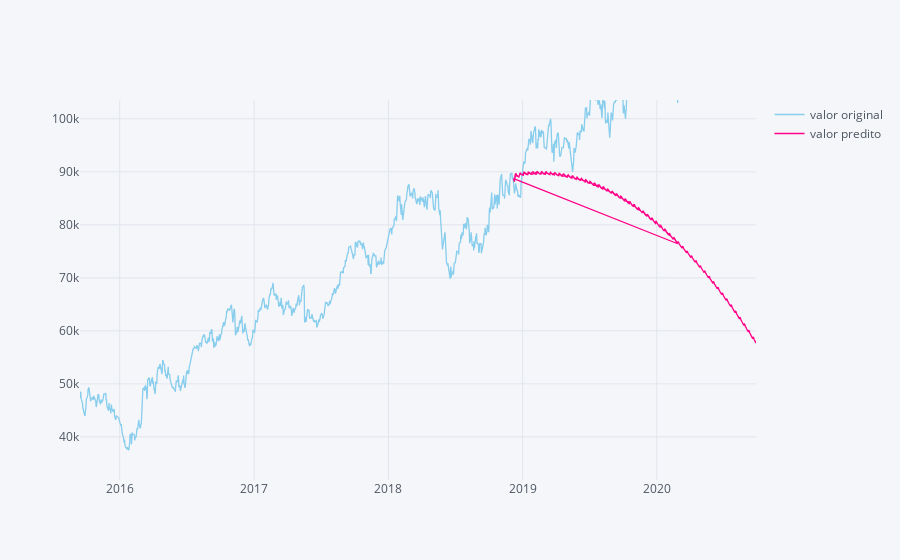

The notebook cell saved with this chart:
### Code cell
predPlot(predicted2)

### Figure 1 — Plotly figure (JSON) as saved in the notebook; plotly's stock layout.template omitted (floating-point values rounded to 4 significant figures; data arrays with more than 128 entries replaced by an {"elided": "..."} marker saying what was removed)
{"data": [{"line": {"color": "rgba(135, 205, 237, 1.0)", "dash": "solid", "shape": "linear", "width": 1.3}, "mode": "lines", "name": "valor original", "text": "", "type": "scatter", "uid": "707bd917-a5d7-4b06-97c3-df5591afac84", "x": {"elided": "1461 str values"}, "y": {"elided": "1461 mixed values"}}, {"line": {"color": "rgba(255, 0, 136, 1.0)", "dash": "solid", "shape": "linear", "width": 1.3}, "mode": "lines", "name": "valor predito", "text": "", "type": "scatter", "uid": "022a9283-499a-4953-b292-436508097734", "x": {"elided": "1461 str values"}, "y": {"elided": "1461 mixed values"}}], "layout": {"legend": {"bgcolor": "#F5F6F9", "font": {"color": "#4D5663"}}, "paper_bgcolor": "#F5F6F9", "plot_bgcolor": "#F5F6F9", "title": {"font": {"color": "#4D5663"}}, "xaxis": {"gridcolor": "#E1E5ED", "showgrid": true, "tickfont": {"color": "#4D5663"}, "title": {"font": {"color": "#4D5663"}, "text": ""}, "zerolinecolor": "#E1E5ED"}, "yaxis": {"gridcolor": "#E1E5ED", "range": [31870.0, 103500.0], "showgrid": true, "tickfont": {"color": "#4D5663"}, "title": {"font": {"color": "#4D5663"}, "text": ""}, "zerolinecolor": "#E1E5ED"}}}
